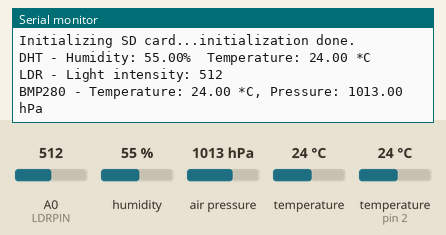
The sketch below on a simulated Arduino Nano, built with avr-gcc and run on an emulated ATmega328P. On the bench: the last lines printed to the serial monitor. The test bench sets the inputs (shaded band); at power-on: humidity 55 %, air pressure 1013 hPa, A0 (LDRPIN) = 512, temperature 24 °C, temperature (sensor on pin 2) 24 °C. The local clock reads 2024-03-15 10:24:30 at power-on unless the sketch sets it; storage starts empty.

Above: at 1.2 s.
1.3 s: humidity set to 22 %
At 2.26 s:
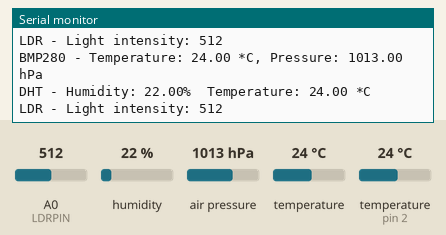
2.8 s: air pressure set to 952 hPa
At 3.9 s:
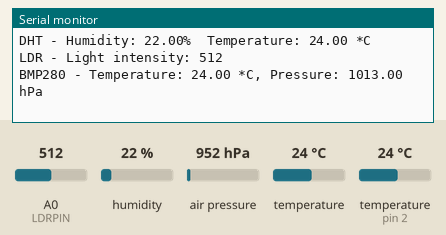
4.3 s: A0 (LDRPIN) set to 716
At 5.5 s:
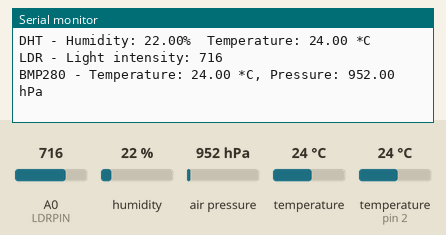
5.8 s: temperature (sensor 0) set to 12 °C
At 7.1 s:
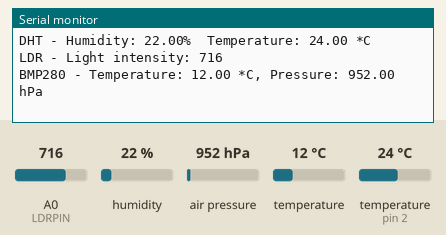
7.3 s: temperature (sensor on pin 2) set to 12 °C
At 8.7 s:
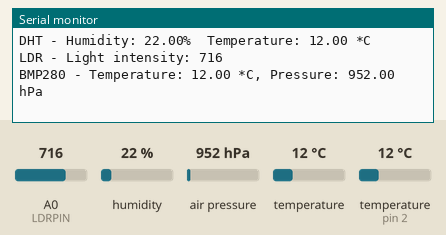
8.8 s: A0 (LDRPIN) set to 992
At 11.1 s:
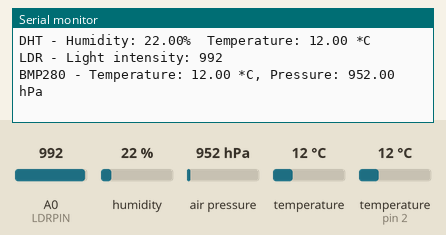
Timing chart, 0 to 11.3 s (numbered marks = the images above; inputs shaded):
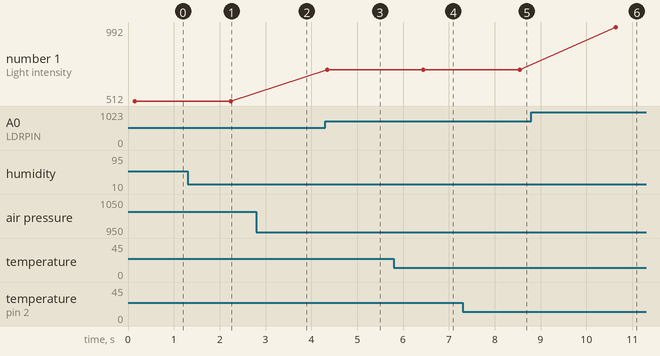

The sketch:

Teste4.ino
```cpp
/*
Conexões para BMP280 com Arduino Nano utilizando SPI:

BMP280:
VCC: Conectar ao 3.3V do Arduino Nano
GND: Conectar ao GND do Arduino Nano
SCL: Conectar ao pino D13 (SCK) do Arduino Nano
SDA: Conectar ao pino D11 (MOSI) do Arduino Nano
CSB: Conectar ao pino D10 para Chip Select (CS)
SDO: Não utilizado no modo SPI

DHT22:
VCC: Conectar ao 5V do Arduino Nano
DATA: Conectar ao pino D2 do Arduino Nano
GND: Conectar ao GND do Arduino Nano

LDR:
Conectar um lado ao A0 do Arduino Nano
Conectar o outro lado a um resistor de pull-down de 10kΩ para o GND
VCC: Conectar ao 5V do Arduino Nano

RTC DS3231:
SDA: Conectar ao pino A4 do Arduino Nano (ou SDA do Arduino Nano)
SCL: Conectar ao pino A5 do Arduino Nano (ou SCL do Arduino Nano)
VCC: Conectar ao 5V do Arduino Nano
GND: Conectar ao GND do Arduino Nano

SD:
MISO: D12
MOSI: D11
SCK: D13
SC:D10
Vcc: 5V
*/

#include <SPI.h>
#include <SD.h>
#include <Wire.h>
#include <Adafruit_Sensor.h>
#include <Adafruit_BMP280.h>
#include <DHT.h>
#include <RTClib.h>

// Definições para o RTC DS3231
RTC_DS3231 rtc;

// Definindo os pinos para SPI do BMP280
#define BMP_CS 10
#define BMP_SCK 13
#define BMP_MOSI 11

// Definindo pinos para o sensor DHT22
#define DHTPIN 2
#define DHTTYPE DHT22

// Definindo pino para o sensor LDR
#define LDRPIN A0

// Definindo pino CS para o módulo SD
const int chipSelect = 4;

Adafruit_BMP280 bmp; // Usando SPI com pinos específicos
DHT dht(DHTPIN, DHTTYPE); // Sensor DHT22
int ldrValue = 0; // Valor do sensor LDR

File dataFile;

void setup() {
  Serial.begin(9600);
  Serial.println(F("BMP280, DHT22, LDR, RTC DS3231 and SD test"));

  // Inicialização dos pinos SPI
  pinMode(BMP_CS, OUTPUT); // Definindo CSB como saída
  digitalWrite(BMP_CS, HIGH); // Inicia desativado

  // Inicialização dos sensores
  if (!bmp.begin(BMP_CS)) {
    Serial.println(F("Could not find a valid BMP280 sensor, check wiring!"));
    while (1);
  }

  dht.begin();

  // Inicialização do RTC DS3231
  Wire.begin();
  if (!rtc.begin()) {
    Serial.println(F("Couldn't find RTC"));
    while (1);
  }

  if (rtc.lostPower()) {
    Serial.println(F("RTC lost power, let's set the time!"));
    rtc.adjust(DateTime(F(__DATE__), F(__TIME__)));
  }

  // Inicialização do módulo SD
  Serial.print(F("Initializing SD card..."));
  if (!SD.begin(chipSelect)) {
    Serial.println(F("initialization failed!"));
    return;
  }
  Serial.println(F("initialization done."));
}

void loop() {
  DateTime now = rtc.now();

  // Salva o horário atual no arquivo SD
  dataFile = SD.open("data.txt", FILE_WRITE);
  if (dataFile) {
    dataFile.print(now.year(), DEC);
    dataFile.print('/');
    dataFile.print(now.month(), DEC);
    dataFile.print('/');
    dataFile.print(now.day(), DEC);
    dataFile.print(' ');
    dataFile.print(now.hour(), DEC);
    dataFile.print(':');
    dataFile.print(now.minute(), DEC);
    dataFile.print(':');
    dataFile.print(now.second(), DEC);
    dataFile.println();
    dataFile.close();
  } else {
    Serial.println(F("error opening data.txt"));
  }

  // Leitura do sensor DHT22----------------------------------
  float h = dht.readHumidity();
  float t = dht.readTemperature();
  if (isnan(h) || isnan(t)) {
    Serial.println(F("Failed to read from DHT sensor!"));
  } else {
    Serial.print(F("DHT - Humidity: "));
    Serial.print(h);
    Serial.print(F("%  Temperature: "));
    Serial.print(t);
    Serial.println(" *C");

    // Escrever no arquivo SD
    dataFile = SD.open("data.txt", FILE_WRITE);
    if (dataFile) {
      dataFile.print(F("DHT - Humidity: "));
      dataFile.print(h);
      dataFile.print(F("%  Temperature: "));
      dataFile.print(t);
      dataFile.println(" *C");
      dataFile.close();
    } else {
      Serial.println(F("error opening data.txt"));
    }
  }
  //-----------------------------------------------------------

  // Leitura do sensor LDR------------------------------------
  ldrValue = analogRead(LDRPIN);
  Serial.print(F("LDR - Light intensity: "));
  Serial.println(ldrValue);

  // Escrever no arquivo SD
  dataFile = SD.open("data.txt", FILE_WRITE);
  if (dataFile) {
    dataFile.print(F("LDR - Light intensity: "));
    dataFile.println(ldrValue);
    dataFile.close();
  } else {
    Serial.println(F("error opening data.txt"));
  }
  //-----------------------------------------------------------

  // Leitura do sensor BMP280----------------------------------
  Serial.print(F("BMP280 - "));
  Serial.print(F("Temperature: "));
  Serial.print(bmp.readTemperature());
  Serial.print(" *C, ");
  Serial.print(F("Pressure: "));
  Serial.print(bmp.readPressure() / 100.0); // Convertendo de Pa para hPa
  Serial.println(" hPa");

  // Escrever no arquivo SD
  dataFile = SD.open("data.txt", FILE_WRITE);
  if (dataFile) {
    dataFile.print(F("BMP280 - "));
    dataFile.print(F("Temperature: "));
    dataFile.print(bmp.readTemperature());
    dataFile.print(" *C, ");
    dataFile.print(F("Pressure: "));
    dataFile.print(bmp.readPressure() / 100.0); // Convertendo de Pa para hPa
    dataFile.println(" hPa");
    dataFile.close();
  } else {
    Serial.println(F("error opening data.txt"));
  }
  //-----------------------------------------------------------

  Serial.println();
  delay(2000);
}
```

Measured:
- after the input at 1.3 s, the serial monitor: prints a new line after 0.89 s (image 1)
- after the input at 4.3 s, the serial monitor: prints a new line at once (image 3)
- after the input at 5.8 s, the serial monitor: prints a new line after 0.67 s (image 4)
- after the input at 7.3 s, the serial monitor: prints a new line after 1.2 s (image 5)
- after the input at 8.8 s, the serial monitor: prints a new line after 1.8 s (image 6)
- plotted number 1: 512 → 716 after the input at 4.3 s, 716 → 992 after the input at 8.8 s
